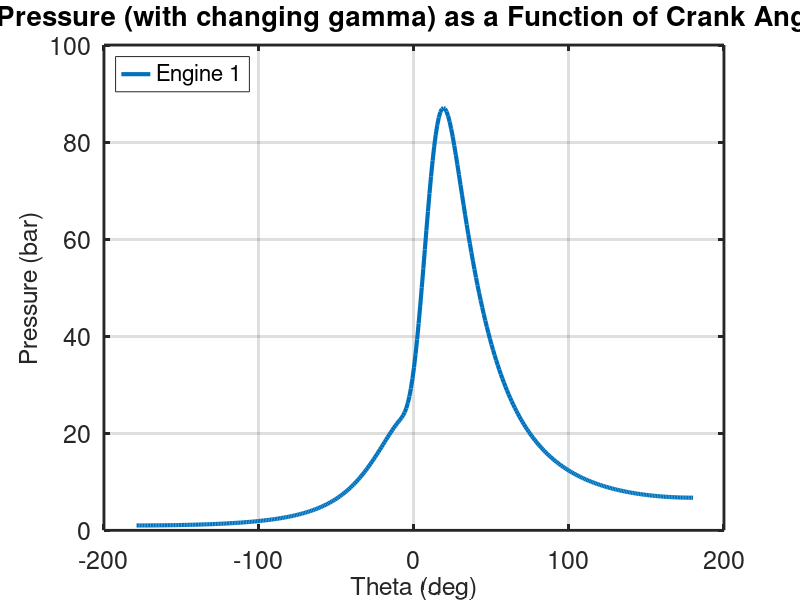
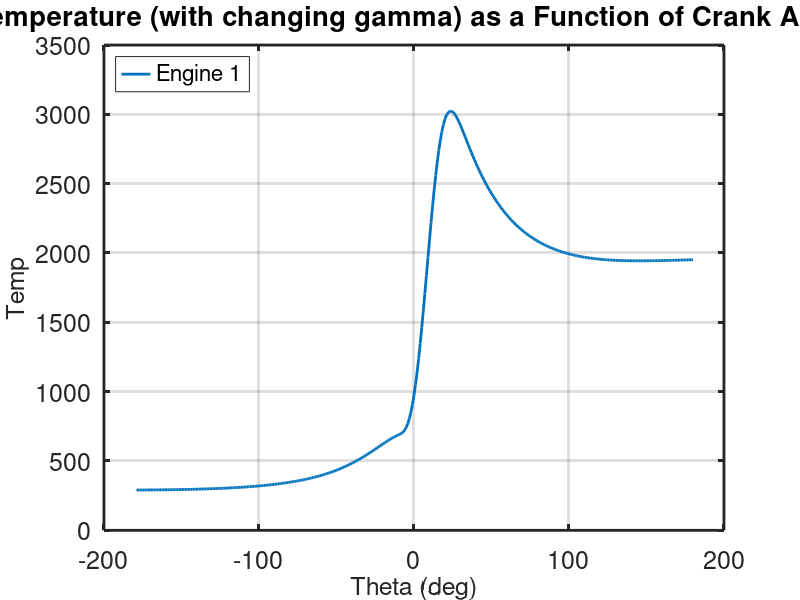
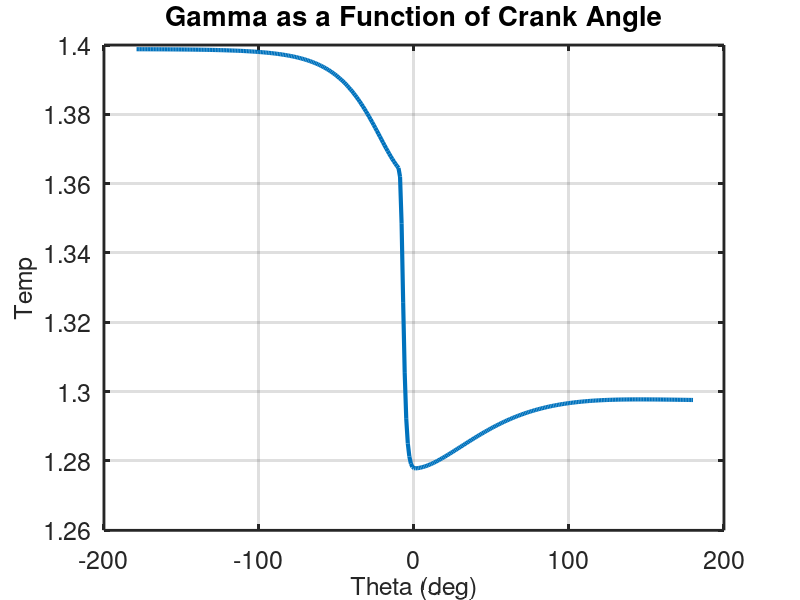
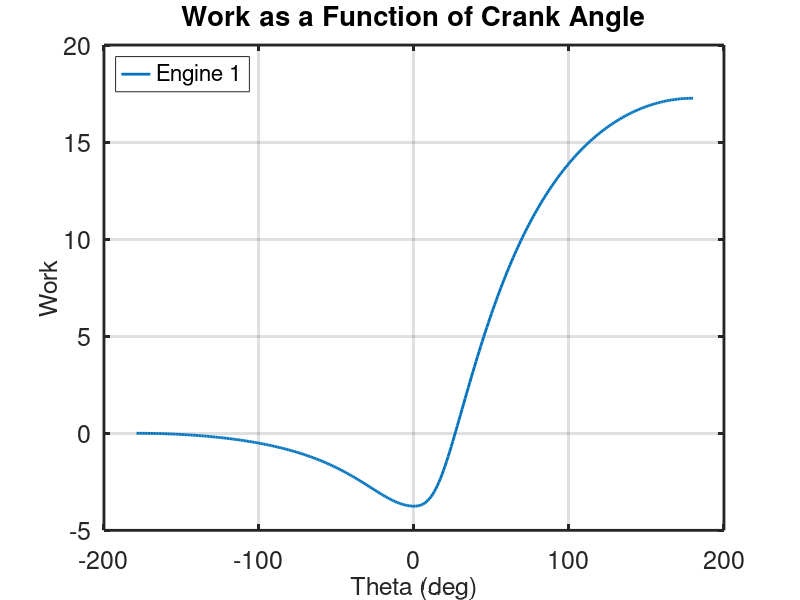

These figures' MATLAB source, in order:
function[v]=FiniteHeatRelease()
% Gas cycle heat release code for two engines
close all
% engine parameters 
clear();
%%
calc_gamma(300)
%%


thetas(1,1)= -10; % Engine1 start of heat release (deg)
thetas(2,1)= -10;   % Engine2 start of heat release (deg)
thetad(1,1) = 40; % Engine1 duration of heat release (deg)
thetad(2,1) = 10; % Engine2 duration of heat release (deg)

r=10;       %compression ratio
gamma= 1.4; %gas const
q= 34.385233793707900;      % dimensionless total heat release Qin/P1V1 

a= 5;  %weibe parameter a 
n= 3; %weibe exponent n

step=1;      % crankangle interval for calculation/plot
NN=360/step; % number of data points

% initialize the results data structure
save.theta=zeros(NN,1); % crankangle
save.vol=zeros(NN,1);   % volume 
save.press=zeros(NN,2); % pressure 
save.work=zeros(NN,2);  % work
save.temp = zeros(NN,2);


pinit(1) = 1; % Engine 1 initial dimensionless pressure P/P1
pinit(2) = 1; % Engine 2 initial dimensionless pressure P/P1 
ma = 3.335683867042752e-04;
n_constant = ma/(1000*28.97);
r_constant = 8.314;
stroke = 6.4100000000000; %cm
bore = 7.051000000000001; %cm
bore = 1.1 * stroke;
crank_rad = stroke/2; %cm
crank_l = 3.5 * crank_rad; %cm
Vc = (1500/6)/9;

i = 1;
for theta = -180:1:180
    s(i) = crank_rad * cos(theta*pi/180) + sqrt(crank_l^2 + (crank_rad^2) * (sin(theta*pi/180))^2); 
    v(i) = (Vc + (crank_l + crank_rad - s(i))*(pi*bore(1)^2)/4)/1e6;
    i = i + 1;
end

% for loop for engine1 and engine2
for j=1:2
theta = -180;          %initial crankangle
thetae = theta + step; %final crankangle in step
fy(1) = pinit(j); % assign initial pressure to working vector
fy(2) =0.;        % reset work vector 

% for loop for pressure and work calculation
  for i=1:NN
    [fy, vol] = integrate(theta,thetae,fy);
    
    % reset to next interval
    theta = thetae;
    thetae = theta+step;
    % copy results to output vectors
    save.theta(i)=theta;
    save.vol(i)=vol;
    save.press(i,j)=fy(1);
    save.work(i,j)=fy(2);
    %save.temp(i,j) = save.press(i,j) * v(i)/(n_constant * r_constant);
    P = 1e5 * save.press(i,j);
    R = 287.058;
    rho(i) = ma/(v(i));
    save.temp(i,j) = P/(R*rho(i));
    disp(rho(i))
    gamma = calc_gamma(save.temp(i,j));
    g(i) = gamma;
    
  end %end of pressure and work iteration loop
end %end of engine iteration loop

[pmax1, id_max1] = max(save.press(:,1)); %Engine 1 max pressure
[pmax2, id_max2] = max(save.press(:,2)); %Engine 2 max pressure
thmax1=save.theta(id_max1);%Engine 1 crank angle
thmax2=save.theta(id_max2);%Engine 2 crank angle

w1=save.work(NN,1);
w2=save.work(NN,2);
eta1= w1/q; % thermal efficiency
eta2= w2/q; 
imep1 = eta1*q*(r/(r -1)); %imep
imep2 = eta2*q*(r/(r -1));
eta_rat1 = eta1/(1-r^(1-gamma)); 
eta_rat2 = eta2/(1-r^(1-gamma));



% output overall results
fprintf('                  Engine 1           \n');
fprintf(' Theta_start       %5.2f              \n', thetas(1,1));
fprintf(' Theta_dur          %5.2f                \n', thetad(1,1));
fprintf(' P_max/P_1           %5.2f              \n', pmax1);
fprintf(' Theta_max       %7.1f             \n',thmax1);
fprintf(' Net Work/P1V1   %7.2f             \n', w1);
fprintf(' Efficiency         %5.3f               \n', eta1);
fprintf(' Eff. Ratio         %5.3f              \n', eta_rat1 );
fprintf(' Imep/P1            %5.2f                \n', imep1);

%plot results

%set(gcf,'Units','pixels','Position', [50,50,1200,600]);
%subplot(1,2,1);
plot(save.theta,save.press(:,1),'linewidth',3 )
set(gca, 'fontsize', 18,'linewidth',2);
%grid
legend('Engine 1','Location','NorthWest')
xlabel('Theta (deg)','fontsize', 18)
ylabel('Pressure (bar)','fontsize', 18)
title('Pressure (with changing gamma) as a Function of Crank Angle')
grid
set(gcf, 'Units', 'Normalized', 'OuterPosition', [0, 0.04, 1, 0.96]);
saveas(gcf,'P as a fn of crank angle with changing gamma.png')
%print -deps2 heatrelpressure


plot(save.vol, save.press(:, 1), 0, 1, 0, 11)
xlabel('Normalized Volume','fontsize', 18)
ylabel('Pressure (bar)','fontsize', 18)
title('Pressure vs Volume')
figure();
%subplot(1,2,2);
plot(save.theta,save.work(:,1),'-', 'linewidth',2)
set(gca, 'fontsize', 18,'linewidth',2);
%grid
legend('Engine 1', 'Location','NorthWest')
xlabel('Theta (deg)','fontsize', 18)
ylabel('Work','fontsize', 18)
title('Work as a Function of Crank Angle')
grid


figure();
%subplot(1,2,2);
plot(save.theta,save.temp(:,1),'-', 'linewidth',2)
set(gca, 'fontsize', 18,'linewidth',2);
%grid
legend('Engine 1', 'Location','NorthWest')
xlabel('Theta (deg)','fontsize', 18)
ylabel('Temp','fontsize', 18)
title('Temperature (with changing gamma) as a Function of Crank Angle')
grid
set(gcf, 'Units', 'Normalized', 'OuterPosition', [0, 0.04, 1, 0.96]);
saveas(gcf,'temp v crank with changing gamma.png')

figure();
%subplot(1,2,2);
plot(save.theta,g,'-', 'linewidth',3)
set(gca, 'fontsize', 18,'linewidth',2);
%grid
%legend('Engine 1', 'Location','NorthWest')
xlabel('Theta (deg)','fontsize', 18)
ylabel('Temp','fontsize', 18)
title('Gamma as a Function of Crank Angle')
grid
set(gcf, 'Units', 'Normalized', 'OuterPosition', [0, 0.04, 1, 0.96]);
saveas(gcf,'Gamma Vs Crank angle.png')


function[fy,vol] = integrate(theta,thetae,fy)
%  ode23 integration of the pressure differential equation 
%  from theta to thetae with current values of fy as initial conditions
[tt, yy] = ode23(@rates, [theta thetae], fy);
%put last element of yy into fy vector
 for k=1:2
  fy(k) = yy(length(tt),k);
 end
%pressure differential equation
    function [yprime] = rates(theta,fy) 
    vol=(1.+ (r -1)/2.*(1-cosd(theta)))/r;
    dvol=(r - 1)/2.*sind(theta)/r*pi/180.; %dvol/dtheta
    dx=0.; %set heat release to zero
        if(theta > thetas(j)) % then heat release dx  > 0
        dum1=(theta -thetas(j))/thetad(j);
        x=1.- exp(-(a*dum1^n));
        dx=(1-x)*a*n*dum1^(n-1)/thetad(j); %dx/dthetha
        end  
     term1= -gamma*fy(1)*dvol/vol;
     term2= (gamma-1)*q*dx/vol;
     yprime(1,1)= term1 + term2;
     yprime(2,1)= fy(1)*dvol;    
    end %end of function rates
end  %end of function integrate2


function [gamma] =  calc_gamma(temp)
    N2_high = [.2896e1, .15155e-2, -.57235e-6, .99807e-10, -.652e-14];
    N2_low = [.3675e1, -.12082e-2, .23240e-5, -.6322e-9, -.2258e-12];
    O2_high = [.362e1, .7362e-3, -.1965e-6, .362e-10, -.2895e-14];
    O2_low = [.36256e1, -.18782e-2, .70555e-5, -.6764e-8, .21556e-11];

    if (temp>1000)
        N = N2_high;
        O = O2_high;
    else
        N = N2_low;
        O = O2_low;
    end    
    
    cp_n = temp_to_gamma(N, temp);
    cp_o = temp_to_gamma(O,temp);
    
    cp = .2095 * cp_o + .7905 * cp_n;
    R = .287;
    cp = cp*R;
    cv = cp - R;
    function [cp] = temp_to_gamma(a, temp)
        cp =  a(1) + a(2)*temp + a(3)*temp^2 + a(4)*temp^3 + a(5) * temp^4;
    end
    gamma = cp/cv;

end
end % heat_release_weibe2

